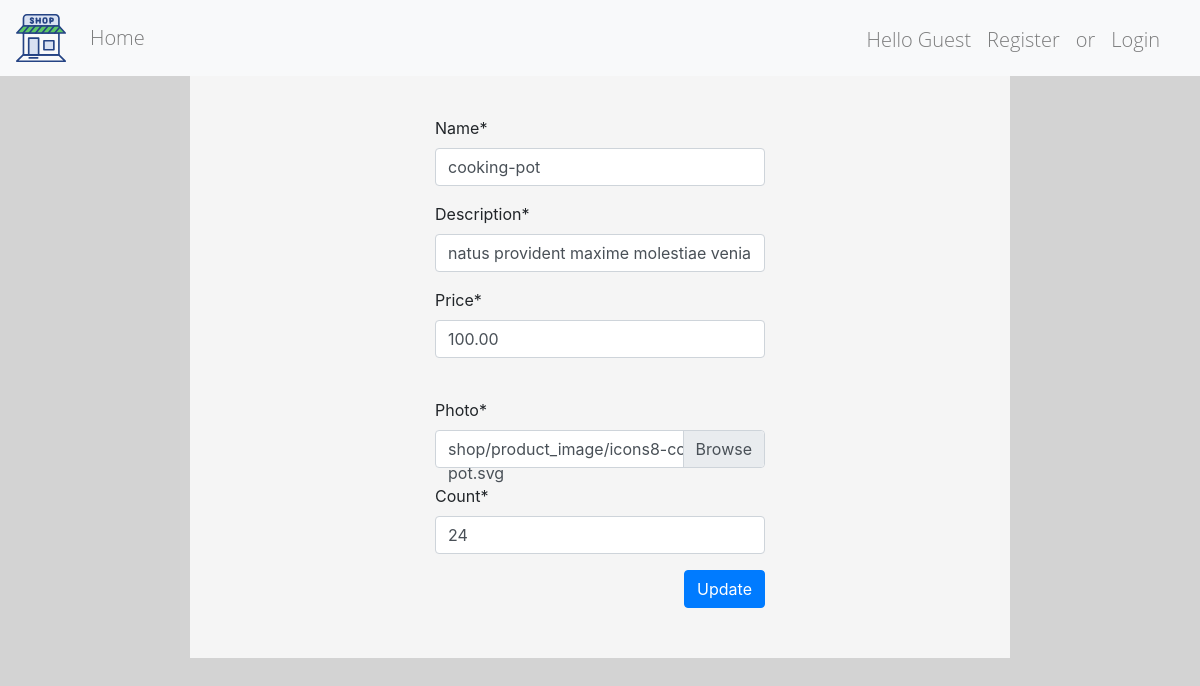
The app's page /product_update/7/, older data.
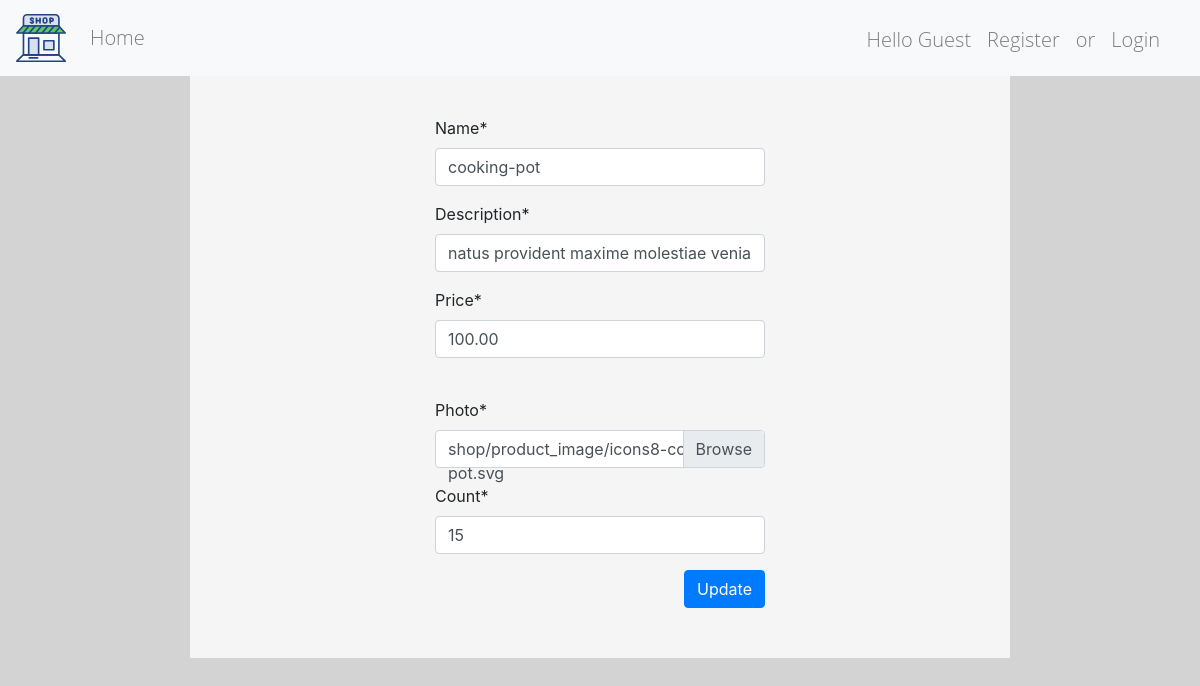
The same page, newer data.
### shop/models.py (models this page shows, shortened)
class Product(models.Model):
    name = models.CharField(max_length=50)
    description = models.CharField(max_length=256)
    price = models.DecimalField(
        decimal_places=2,
        max_digits=12,
        validators=[MinValueValidator(Decimal('0.00'))])
    photo = models.FileField(upload_to='shop/product_image/')
    count = models.PositiveIntegerField()

### shop/views.py (the view)
# urls.py: path('product_update/<int:pk>/', ProductUpdate.as_view(), name='product_update'),
class ProductUpdate(DynamicSuccessUrlMixin, SuccessMessageMixin, UpdateView):
    template_name = 'shop/product/update_form.html'
    form_class = forms.ProductCreateForm
    model = models.Product
    success_url = '/'
    success_message = 'success update product %(name)s'

### shop/forms.py
class ProductCreateForm(ModelForm):
    class Meta:
        model = Product
        fields = '__all__'

### shop/templates/shop/product/update_form.html (shortened to what this page needs)
{% extends 'shop/page_item/base.html' %}
{% load staticfiles %}
{% load static %}
{% load crispy_forms_tags %}
{% block content %}
    <div class="col-md-8 col-sm-8 col-12 col box">
        <div class="col-6 mx-auto">
            <form method="post" enctype="multipart/form-data" class="form">
                <div class="form-group mx-0 mb-0">
                    {{ form.name|as_crispy_field }}
                </div>
                <div class="form-group mx-0">
                    {{ form.description|as_crispy_field }}
                </div>
                <div class="form-group mb-0">
                    {{ form.price|as_crispy_field }}
                </div>
                <br>
                <div class="form-group">
                    <label for="id_photo" class="requiredField">
                        Photo<span class="asteriskField">*</span>
                    </label>
                    <div class="custom-file">
                        <label class="custom-file-label" for="id_photo"
                               id="id_label">{{ product.photo.name }}</label>
                    </div>
                </div>
                <div class="form-group mb-0">
                    {{ form.count|as_crispy_field }}
                </div>
                <div class="text-right">
                    <button type="submit" class="btn btn-primary">Update</button>
                </div>
            </form>
        </div>
    </div>
{% endblock content %}

Row changes from the older to the newer data that the page shows:
changed Product "shop/product_image/icons8-cooking-pot.svg": count "24" → "15"
